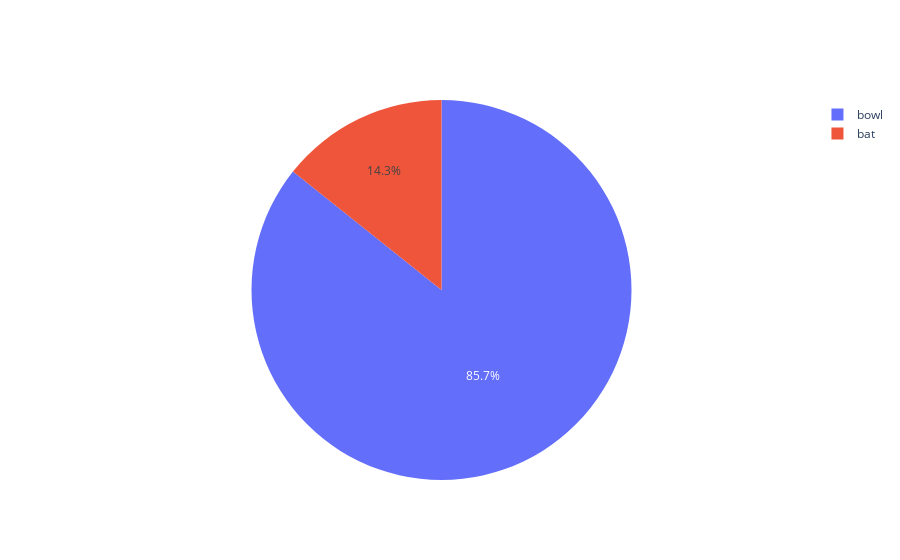

Notebook code for this chart:
### Markdown cell above
team1
This syntax visualizes the toss choice based on the first column, which represents(bat)

### Code cell
fig = go.Figure(data=[go.Pie(labels=team1.index, values=team1.iloc[:, 0])])
fig.show()

### Figure 1 — Plotly figure (JSON) as saved in the notebook; plotly's stock layout.template omitted (floating-point values rounded to 4 significant figures)
{"data": [{"labels": ["bat", "bowl"], "type": "pie", "values": [1, 6]}], "layout": {}}
